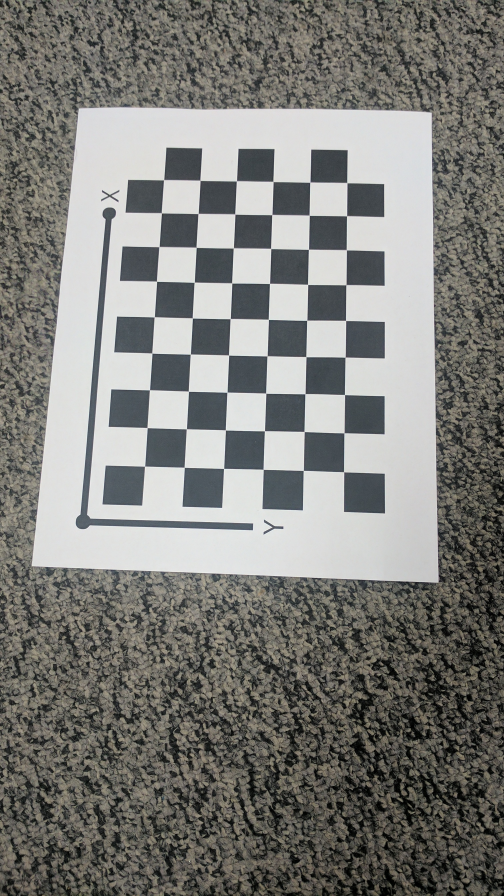
#> input picture AutoCalib/Calibration_Imgs/IMG_20170209_042606.jpg, 1512 x 2688 px (shown at 1/3 size); its folder holds 3 pictures in this run
$ python Wrapper.py
#> lines starting #> are read from the running program, lines starting #| are printed output that depends on the picture
from statistics import mean
from black import err
import cv2
import numpy as np
import argparse
import glob
import matplotlib.pyplot as plt
import math
from scipy.optimize import least_squares
import matplotlib.pyplot as plt
from sympy import unflatten

def v(i,j,H):

    i = i-1
    j = j-1

    vij = [H[0, i]*H[0, j], H[0, i]*H[1, j] + H[1, i]
           * H[0, j], H[1, i]*H[1, j], H[0, i]*H[2, j] + H[2, i]*H[0, j], H[1, i]*H[2, j] + H[2, i]*H[1, j], H[2, i]*H[2, j]]

    return np.array(vij).reshape(6,1)

def projection(K,H):

    l1= np.linalg.norm(np.matmul(np.linalg.inv(K),H[:,0]))
    l2 = np.linalg.norm(np.matmul(np.linalg.inv(K), H[:, 1]))
    l = (np.linalg.norm(l1)+np.linalg.norm(l2))/2
    lr1r2t =  np.matmul(np.linalg.inv(K),H)

    sgn = np.linalg.det(lr1r2t)
    if sgn<0:
        r = lr1r2t*-1/l
    elif sgn>=0:
        r = lr1r2t/l
    # r = lr1r2t/l
    r1 = r[:,0]
    r2 = r[:,1]

    r3 = np.cross(r1,r2)
    t = r[:,2]

    Q = np.array([r1,r2,r3]).T
    u,s,v =np.linalg.svd(Q)
    R = np.matmul(u,v)


    temp = np.hstack((R,t.reshape(3,1)))
    return temp


def param(A,k1,k2):
    a = np.reshape(np.array([A[0][0],0,A[0][2],A[1][1],A[1][2]]),(5,1))


    b = np.array([k1,k2]).reshape(2,1)
    p = np.concatenate([b,a])
    return p

def function(params,corner_list,H_list):

    A = np.zeros((3,3))
    A[0,:] = params[2:5]
    A[1,:] = [0,params[5],params[6]]
    A[2,:] = [0,0,1]


    K = np.reshape(params[:2],(2,1))

    world = []
    for i in range(6):
        for j in range(9):

            world.append([21.5*(j+1),21.5*(i+1),0,1])
    world = np.array(world)

    error=np.empty([54,1])
    for ind in range(len(H_list)):
        H = H_list[ind]
        corners = corner_list[ind]

        R = projection(A,H)
        new_world = np.matmul(R,world.T)
        new_world = new_world/new_world[2]
        P = np.matmul(A,R)
        imgpt = np.matmul(P,world.T)
        imgpt = imgpt/imgpt[2]

        u0,v0 = A[0,2],A[1,2]

        u,v = imgpt[0],imgpt[1]

        x,y = new_world[0],new_world[1]

        k1,k2 = K[0],K[1]

        u_hat = u+(u-u0)*(k1*(x**2+y**2)+k2*(x**2+y**2)**2)
        v_hat = v+(v-v0)*(k1*(x**2+y**2)+k2*(x**2+y**2)**2)


        proj = corners
        proj = np.reshape(proj,(-1,2))

        reproj = np.reshape(np.array([u_hat,v_hat]),(2,54)).T

        err = np.linalg.norm(np.subtract(proj,reproj),axis=1)

        error=np.vstack((error,err.reshape((54,1))))
    error=error[54:]
    error=np.reshape(error,(702,))

    return error


def meanerror(A,K,H_list,corner_list):

    world = []
    for i in range(6):
        for j in range(9):

            world.append([21.5*(j+1),21.5*(i+1),0])
    world = np.array(world)
    mean = 0
    error = np.zeros([2,1])
    for i in range(len(H_list)):

        lr1r2t = projection(A,H_list[i])

        img_points,_ = cv2.projectPoints(world,lr1r2t[:,0:3],lr1r2t[:,3],A,K)
        img_points = np.array(img_points)
        errors = np.linalg.norm(np.subtract(img_points[:,0,:],corner_list[i][:,0,:]),axis=1)
        error = np.concatenate([error,np.reshape(errors,(errors.shape[0],1))])
    error =np.mean(error)


    return error


##############################################

path = "/home/naveen/CMSC733/AutoCalib/" ############# Change Path


################################################
Parser = argparse.ArgumentParser()
Parser.add_argument('--BasePath', default=path+"/Calibration_Imgs",
                    help='Give your path')

Args = Parser.parse_args()
BasePath = Args.BasePath

images = [cv2.imread(file) for file in sorted(glob.glob(str(BasePath)+'/*.jpg'))]
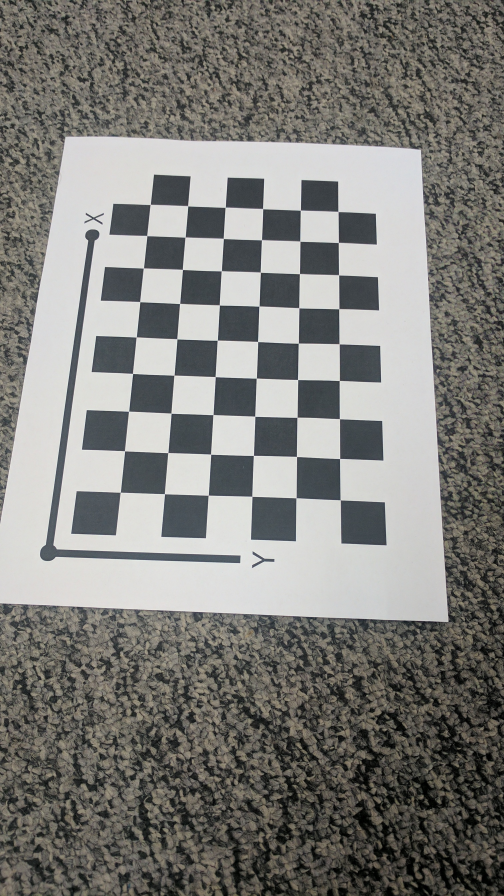
#> input picture AutoCalib/Calibration_Imgs/IMG_20170209_042608.jpg, 1512 x 2688 px (shown at 1/3 size)
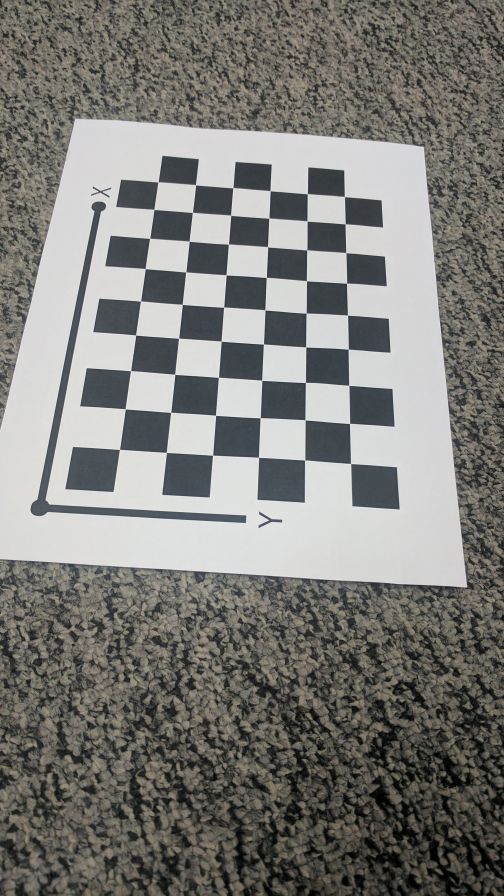
#> input picture AutoCalib/Calibration_Imgs/IMG_20170209_042610.jpg, 1512 x 2688 px (shown at 1/3 size)
#> images = 3 items


V = np.ones((1,6))

H_list = []
corner_list = []

for img in images:

    gray = cv2.cvtColor(img,cv2.COLOR_BGR2GRAY)


    ret, corners = cv2.findChessboardCorners(gray,(9, 6), None)

    corner_list.append(corners)


    camera = []


    for k in [0,8,53,45]:
        camera.append(corners[k][0])

        cv2.circle(img, (int(corners[k][0][0]),int(corners[k][0][1])), 10, (255, 0, 0),2)


    camera  = np.float32(camera)


    world = np.float32([(21.5, 21.5), (21.5*9, 21.5), (21.5*9, 6*21.5), (21.5, 6*21.5)])

    H,_= cv2.findHomography(world, camera)
    H_list.append(H)

    V1 = np.vstack((v(1,2,H).T,(v(1,1,H)-v(2,2,H)).T))

    V = np.vstack((V,V1))
#> this loop made 3 passes
#> after the loop, H_list = [[[0.578, 5.52, 307.9], [-4.77, 0.0464, 1513.2], [0.000499, -8.12e-05, 1]], [[0.989, 6.29, 213.6], [-4.51, 0.244, 1601.7], [0.00101, 1.6e-05, 1]], [[1.38, 6.82, 195.6], [-4.04, 0.614, 1468.8], [0.00144, 0.000148, 1]]]; V = [[1, 1, 1, 1, 1, 1], [3.19, -26.28, -0.221, 0.00271, 0.00041, -4.06e-08], [-30.12, -6.02, 22.73, 0.00147, -0.00475, 2.43e-07], [6.22, -28.08, -1.1, 0.00638, 0.000175, 1.62e-08], [-38.54, -11.98, 20.24, 0.0018, -0.00914, 1.03e-06], [9.41, -26.7, -2.48, 0.01, 0.00029, 2.13e-07], [-44.66, -19.51, 15.92, 0.00196, -0.0118, 2.06e-06]]; corner_list = 3 items


U,S,L = np.linalg.svd(V[1:])
#> U = [[0.0771, -0.533, 0.0383, -0.702, 0.0828, 0.458], [0.476, 0.134, 0.75, -0.0361, 0.422, -0.119], [0.0473, -0.589, 0.0901, -0.0669, -0.247, -0.76], [0.58, 0.0663, 0.0928, 0.0828, -0.767, 0.237], [-0.00074, -0.587, 0.112, 0.702, 0.149, 0.358], [0.655, -0.0514, -0.638, 0.0413, 0.38, -0.122]]; S = [77.68, 48.42, 9.32, 0.00503, 0.000556, 8.73e-09]; L = [[-0.842, -0.334, 0.424, 4.55e-05, -0.000196, 2.64e-08], [-0.313, 0.942, 0.119, -0.000225, -2.33e-05, -2.43e-09], [0.439, 0.0322, 0.898, 0.000196, 0.000343, -1.09e-07], [-3.98e-05, 0.000227, -0.000112, 0.973, -0.232, 6.71e-05], [-0.000342, -1.99e-06, -0.000255, 0.232, 0.973, 0.000219], [1.47e-07, -2e-10, 1.5e-07, -0.000116, -0.000197, 1]]

b = L[:][5]
#> b = [1.47e-07, -2e-10, 1.5e-07, -0.000116, -0.000197, 1]
[B11,B12,B22,B13,B23,B33] = b
#> B11 = 1.47e-07; B12 = -2e-10; B22 = 1.5e-07; B13 = -0.000116; B23 = -0.000197; B33 = 1


v0 = (B12*B13-B11*B23)/(B11*B22-B12**2)
#> v0 = 1318.1

l = B33-(B13**2+v0*(B12*B13-B11*B23))/B11
#> l = 0.648


alpha = math.sqrt(l/B11)
#> alpha = 2101.1

beta = math.sqrt(l*B11/(B11*B22-B12**2))
#> beta = 2078.7


gama = -1*B12*(alpha**2)*beta/l
#> gama = 2.84


u0 = gama*v0/beta - B13*(alpha**2)/l
#> u0 = 793.4


A = np.array([[alpha,gama,u0],[0,beta,v0],[0,0,1]])
#> A = [[2101.1, 2.84, 793.4], [0, 2078.7, 1318.1], [0, 0, 1]]
origA = A
#> origA has the same summary as A


print("K = ",A)
#| K =  [[2.10109676e+03 2.83943093e+00 7.93447702e+02]
#|  [0.00000000e+00 2.07869959e+03 1.31812415e+03]
#|  [0.00000000e+00 0.00000000e+00 1.00000000e+00]]


initial = param(A,0,0)
#> in param, `a = np.reshape(np.array([A[0][0],0,A[0][2],A[1][1],A[1][2]]),(5,1))`: a = [2101.1, 0, 793.4, 2078.7, 1318.1]
#> in param, `p = np.concatenate([b,a])`: p = [0, 0, 2101.1, 0, 793.4, 2078.7, 1318.1]
#> initial = [0, 0, 2101.1, 0, 793.4, 2078.7, 1318.1]
res = least_squares(function,x0=np.squeeze(initial),method='lm',args=(corner_list,H_list))
#> (the run stopped early here; a loop or call above may not have finished)
